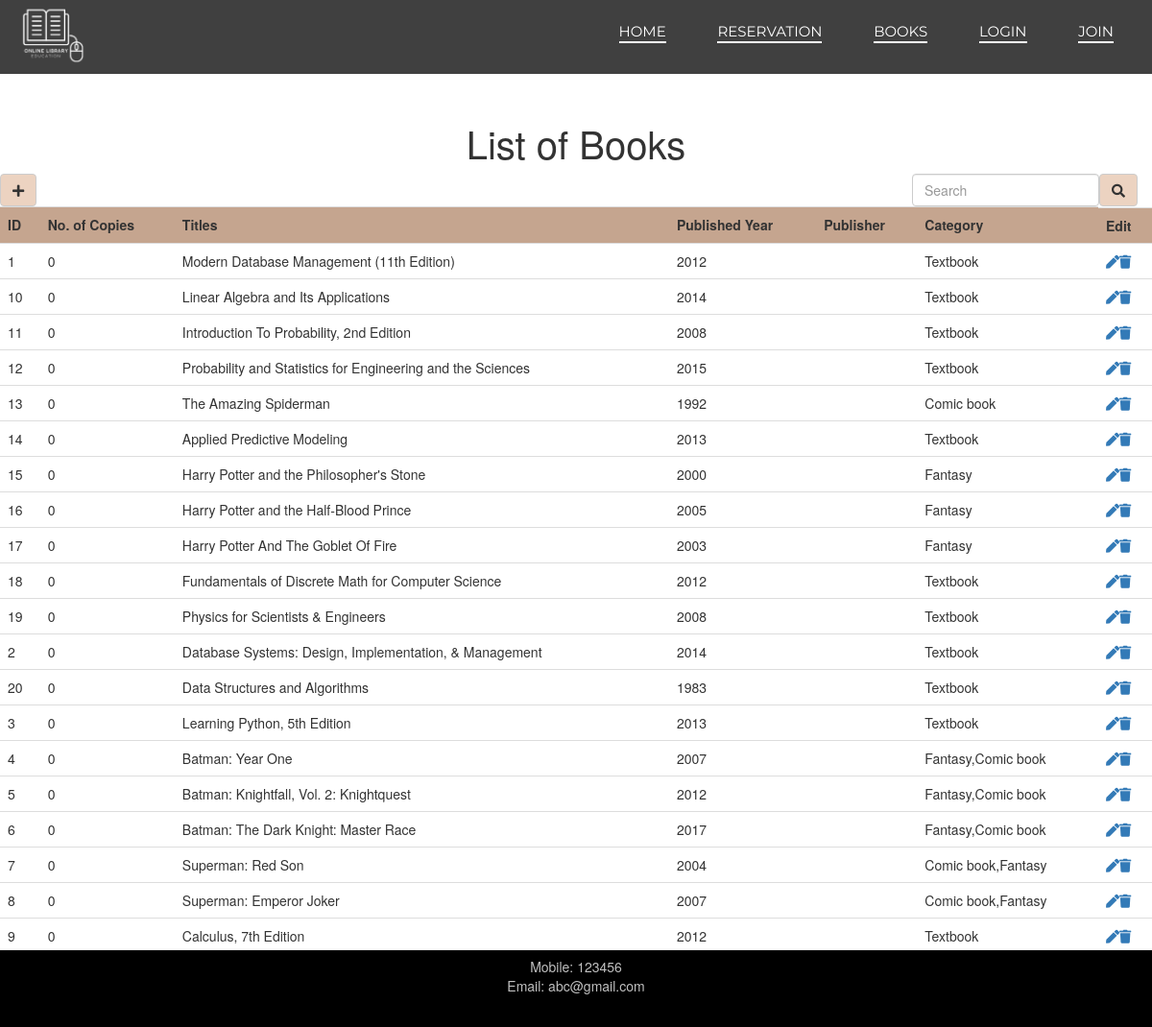
Screenshot of /books/book.php with the database file from the repository.
### tables this page shows
CREATE TABLE `book` (
  `isbn` varchar(20) NOT NULL,
  `no_of_copies` int DEFAULT '0',
  `title` varchar(100) DEFAULT NULL,
  `b_year` year DEFAULT '2001',
  `publisher` varchar(15) DEFAULT NULL,
  PRIMARY KEY (`isbn`)
);

### books/book.php (the view, shortened to what this page needs)
<?php
  include "../connection.php";
?>
<!DOCTYPE html>
<html lang="en">
<head>
  <link rel="stylesheet" href="https://cdnjs.cloudflare.com/ajax/libs/font-awesome/5.11.2/css/all.css">
  <link rel="stylesheet" href="https://maxcdn.bootstrapcdn.com/bootstrap/3.4.1/css/bootstrap.min.css">
  <link rel="stylesheet" type="text/css" href="../CSS/header.css">
  <link rel="stylesheet" type="text/css" href="../CSS/footer.css">
  <link rel="stylesheet" type="text/css" href="../CSS/book.css">
</head>
<body>
  <div>
    <header>
      <div class="logo">
        <a href="../index.php"><img src="../images/logo3.png" alt="logo" srcset="" height="70"></a>
      </div>
      <nav>
        <ul>
          <li><a href="../index.php">HOME</a></li>
          <li><a href="reservation.php">RESERVATION</a></li>
          <li><a href="book.php">BOOKS</a></li>
          <li><a href="../index.php">LOGIN</a></li>
          <li><a href="../index.php">JOIN</a></li>
        </ul>
      </nav>
    </header>
    <section>
      <div class="box">
        <h1>List of Books</h1>
        <div class="search-style">
          <form class="navbar-form" method="post" name="search-form">
            <div class="search-bar">
              <input class="form-control" type="text" name="search" placeholder="Search" required="">
              <button  name="submit" class="btn btn-default">
                <span><i class="fas fa-search"></i></span>
              </button>
            </div>
          </form>
          <form action="add.php">
          <div>
              <button name="add" class="btn btn-default">
                <i class="fas fa-plus"></i>
              </button>
            </div>
          </form>
        </div>
        <?php
          if (isset($_POST['submit'])) {
            $q = mysqli_query($db,"SELECT b.isbn, b.no_of_copies, b.title, b.b_year, b.publisher, GROUP_CONCAT(c.cate_name) as 'Categories'
            from book b
             join book_has_categories bc ON b.isbn = bc.isbn
             join category c ON bc.cateID = c.cateID
            where no_of_copies LIKE '%$_POST[search]%' OR title LIKE '%$_POST[search]%' OR b_year LIKE '%$_POST[search]%' OR publisher LIKE '%$_POST[search]%' OR c.cate_name LIKE '%$_POST[search]%'
            group by b.isbn");
            if (mysqli_num_rows($q) == 0) {
              echo "Sorry, seems like we don't have your book yet.";
            }
            else {
              echo "<table class='table table-hover'>";
              echo "<tr>";
                echo "<th>"; echo "ID"; echo "</th>";
                echo "<th>"; echo "No. of Copies"; echo "</th>";
                echo "<th>"; echo "Titles"; echo "</th>";
                echo "<th>"; echo "Published Year"; echo "</th>";
                echo "<th>"; echo "Publisher"; echo "</th>";
                echo "<th>"; echo "Category"; echo "</th>";
                echo "<th class='right'>"; echo "Edit"; echo"</th>";
              echo "</tr>";
              while ($row=mysqli_fetch_assoc($q)) {
                echo "<tr>";
                  echo "<td>"; echo $row['isbn']; echo "</td>";
                  echo "<td>"; echo $row['no_of_copies']; echo "</td>";
                  echo "<td>"; echo $row['title']; echo "</td>";
                  echo "<td>"; echo $row['b_year']; echo "</td>";
                  echo "<td>"; echo $row['publisher']; echo "</td>";
                  echo "<td>"; echo $row['Categories']; echo "</td>";
                  echo "<td>"; echo "<a href='#' class='edit'>";
                               echo "<i class='fa fa-pen'>"; echo "</i>";
                               echo "</a>";
                               echo "<a class='remove' href='#'>";
                               echo "<i class='fa fa-trash'>"; echo "</i>";
                               echo "</a>"; echo "</td>";
                echo "</tr>";
              };
              echo "</table>";
            };
          }
          else {
            $res = mysqli_query($db,
            "SELECT b.isbn, b.no_of_copies, b.title, b.b_year, b.publisher, GROUP_CONCAT(c.cate_name) as 'Categories'
            from book b
            join book_has_categories bc ON b.isbn = bc.isbn
            join category c ON bc.cateID = c.cateID
            -- join authors_have_books a ON a.isbn = b.isbn
            group by b.isbn
            ORDER BY b.isbn ASC");
              echo "<table class='table table-hover'>";
              echo "<tr t>";
                echo "<th>"; echo "ID"; echo "</th>";
                echo "<th>"; echo "No. of Copies"; echo "</th>";
                echo "<th>"; echo "Titles"; echo "</th>";
                echo "<th>"; echo "Published Year"; echo "</th>";
                echo "<th>"; echo "Publisher"; echo "</th>";
                echo "<th>"; echo "Category"; echo "</th>";
                echo "<th class='right'>"; echo "Edit"; echo"</th>";
              echo "</tr>";
              while ($row=mysqli_fetch_assoc($res)) {
                echo "<tr>";
                  echo "<td>"; echo $row['isbn']; echo "</td>";
                  echo "<td>"; echo $row['no_of_copies']; echo "</td>";
                  echo "<td>"; echo $row['title']; echo "</td>";
                  echo "<td>"; echo $row['b_year']; echo "</td>";
                  echo "<td>"; echo $row['publisher']; echo "</td>";
                  echo "<td>"; echo $row['Categories']; echo "</td>";
                  echo "<td>"; echo "<a href='#' class='edit'>";
                               echo "<i class='fa fa-pen'>"; echo "</i>";
                               echo "</a>";
                               echo "<a class='remove' href='#'>";
                               echo "<i class='fa fa-trash'>"; echo "</i>";
                               echo "</a>"; echo "</td>";
                echo "</tr>";
              };
            echo "</table>";
          }
        ?>
      </div>
      <?php include "../footer.php";?>
    </section>
  </div>
</body>
</html>

### footer.php (shortened to what this page needs)
<!DOCTYPE html>
<html lang="en">
<head>
  <link rel="stylesheet" href="https://cdnjs.cloudflare.com/ajax/libs/font-awesome/5.11.2/css/all.css">
  <link rel="stylesheet" href="./css/lightbox.min.css">
  <link rel="stylesheet" href="./css/owl.carousel.min.css">
  <link rel="stylesheet" href="./css/owl.theme.default.min.css">
  <link rel="stylesheet" type="text/css" href="./library/CSS/header.css">
  <link rel="stylesheet" type="text/css" href="./library/CSS/footer.css">
</head>
<body>
  <footer>
    <p>
      Mobile: 123456 <br>
      Email: abc@gmail.com
    </p>
  </footer>
</body>
</html>

### CSS/header.css (style rules this page uses)
header { background-color: rgba(0, 0, 0,0.75); z-index: 9; position: absolute; width: 100%; margin-bottom: 0px; }
.logo { float: left; padding-left: 20px; }
li a { color: white; text-decoration: none; }
nav { float: right; word-spacing: 50px; padding: 22px 40px; }
nav li { display: inline-block; font-size: 15px; border-bottom: 2px solid white; }
.right { display: flex; }

### CSS/footer.css (style rules this page uses)
footer { position: fixed; bottom: 0; background-color: black; color: silver; text-align: center; width: 100%; min-height: 10vh; margin: auto; padding-top: 7px; }

### CSS/book.css (style rules this page uses)
.box { position: absolute; width: 100%; top: 10%; padding-bottom: 5%; }
.table th { background-color: #c5a58f; }
h1 { font-size: 4rem; font-weight: 500; text-align: center; }
.search-style { margin-top: auto; margin-bottom: auto; }
header { font-family: 'Montserrat', sans-serif; }
.search-bar { float: right; display: flex; }
.btn { background-color: #ecd3c1; }

### rows the page displays
book: isbn "1", no_of_copies "0", title "Modern Database Management (11th Edition)", b_year "2012", Categories "Textbook"
book: isbn "10", no_of_copies "0", title "Linear Algebra and Its Applications", b_year "2014", Categories "Textbook"
book: isbn "11", no_of_copies "0", title "Introduction To Probability, 2nd Edition", b_year "2008", Categories "Textbook"
book: isbn "12", no_of_copies "0", title "Probability and Statistics for Engineering and the Sciences", b_year "2015", Categories "Textbook"
book: isbn "13", no_of_copies "0", title "The Amazing Spiderman", b_year "1992", Categories "Comic book"
book: isbn "14", no_of_copies "0", title "Applied Predictive Modeling", b_year "2013", Categories "Textbook"
book: isbn "15", no_of_copies "0", title "Harry Potter and the Philosopher's Stone", b_year "2000", Categories "Fantasy"
book: isbn "16", no_of_copies "0", title "Harry Potter and the Half-Blood Prince", b_year "2005", Categories "Fantasy"
book: isbn "17", no_of_copies "0", title "Harry Potter And The Goblet Of Fire", b_year "2003", Categories "Fantasy"
book: isbn "18", no_of_copies "0", title "Fundamentals of Discrete Math for Computer Science", b_year "2012", Categories "Textbook"
book: isbn "19", no_of_copies "0", title "Physics for Scientists & Engineers", b_year "2008", Categories "Textbook"
book: isbn "2", no_of_copies "0", title "Database Systems: Design, Implementation, & Management", b_year "2014", Categories "Textbook"
book: isbn "20", no_of_copies "0", title "Data Structures and Algorithms", b_year "1983", Categories "Textbook"
book: isbn "3", no_of_copies "0", title "Learning Python, 5th Edition", b_year "2013", Categories "Textbook"
book: isbn "4", no_of_copies "0", title "Batman: Year One", b_year "2007", Categories "Fantasy,Comic book"
book: isbn "5", no_of_copies "0", title "Batman: Knightfall, Vol. 2: Knightquest", b_year "2012", Categories "Fantasy,Comic book"
book: isbn "6", no_of_copies "0", title "Batman: The Dark Knight: Master Race", b_year "2017", Categories "Fantasy,Comic book"
book: isbn "7", no_of_copies "0", title "Superman: Red Son", b_year "2004", Categories "Comic book,Fantasy"
book: isbn "8", no_of_copies "0", title "Superman: Emperor Joker", b_year "2007", Categories "Comic book,Fantasy"
book: isbn "9", no_of_copies "0", title "Calculus, 7th Edition", b_year "2012", Categories "Textbook"
